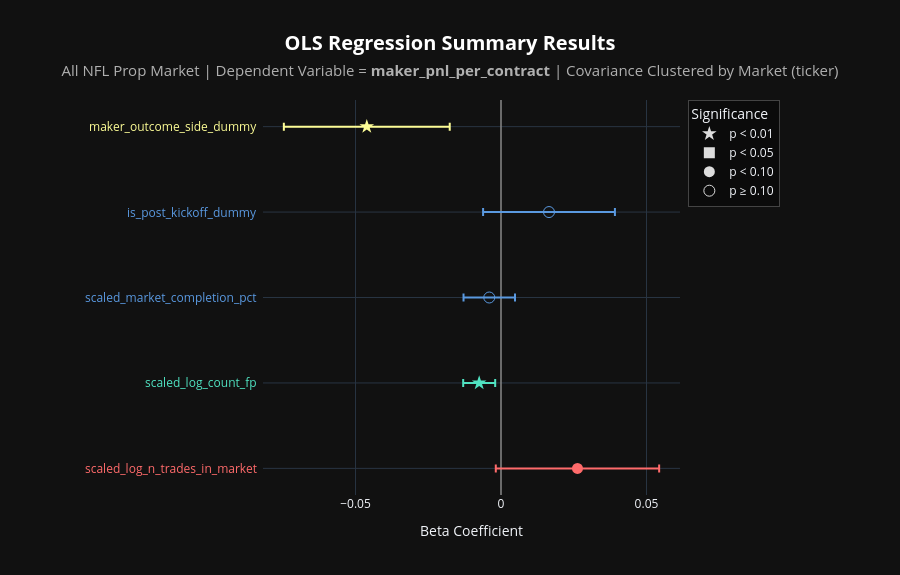

Write notebook code for a chart like this one.
### Code cell
# Regression Analysis: Maker PnL
# Note, hover for regression details

graph_regression(
    df           = kalshi_df,
    graph_title  = "All NFL",
    side         = 'maker',
    n_req_trades = 500,
    show_const   = False
)

### Figure 1 — Plotly figure (JSON) as saved in the notebook; plotly's stock layout.template omitted (floating-point values rounded to 4 significant figures)
{"data": [{"customdata": [[0.06649, 0.01432, 1.835, 0, 0.0002821, 93.17, 50.77, -0.001789, 0.05435]], "error_x": {"array": [0.02807], "color": "#FF6B6B", "type": "data", "visible": true}, "hovertemplate": "<b>Independent Variable:</b> %{y}<br><b>Beta:</b> %{x:.4f}<br><b>95% CI:</b> [%{customdata[7]:.4f}, %{customdata[8]:.4f}]<br><br><b>Clustered (by ticker):</b><br>p-value: %{customdata[0]:.4f}<br>Std Error: %{customdata[1]:.4f}<br>t-statistic: %{customdata[2]:.2f}<br><br><b>Naive (non-clustered):</b><br>p-value: %{customdata[3]:.4f}<br>Std Error: %{customdata[4]:.4f}<br>t-statistic: %{customdata[5]:.2f}<br><br><b>SE inflation (clustered / naive):</b> %{customdata[6]:.2f}x<extra></extra>", "marker": {"color": "#FF6B6B", "size": 11, "symbol": "circle"}, "mode": "markers", "showlegend": false, "type": "scatter", "x": [0.02628], "y": ["scaled_log_n_trades_in_market"]}, {"customdata": [[0.007541, 0.002805, -2.672, 2.79e-157, 0.0002804, -26.72, 10.0, -0.01299, -0.001997]], "error_x": {"array": [0.005497], "color": "#50E3C2", "type": "data", "visible": true}, "hovertemplate": "<b>Independent Variable:</b> %{y}<br><b>Beta:</b> %{x:.4f}<br><b>95% CI:</b> [%{customdata[7]:.4f}, %{customdata[8]:.4f}]<br><br><b>Clustered (by ticker):</b><br>p-value: %{customdata[0]:.4f}<br>Std Error: %{customdata[1]:.4f}<br>t-statistic: %{customdata[2]:.2f}<br><br><b>Naive (non-clustered):</b><br>p-value: %{customdata[3]:.4f}<br>Std Error: %{customdata[4]:.4f}<br>t-statistic: %{customdata[5]:.2f}<br><br><b>SE inflation (clustered / naive):</b> %{customdata[6]:.2f}x<extra></extra>", "marker": {"color": "#50E3C2", "size": 11, "symbol": "star"}, "mode": "markers", "showlegend": false, "type": "scatter", "x": [-0.007494], "y": ["scaled_log_count_fp"]}, {"customdata": [[0.3718, 0.004514, -0.8931, 1.462e-23, 0.000403, -10.0, 11.2, -0.01288, 0.004816]], "error_x": {"array": [0.008847], "color": "#5A99E0", "type": "data", "visible": true}, "hovertemplate": "<b>Independent Variable:</b> %{y}<br><b>Beta:</b> %{x:.4f}<br><b>95% CI:</b> [%{customdata[7]:.4f}, %{customdata[8]:.4f}]<br><br><b>Clustered (by ticker):</b><br>p-value: %{customdata[0]:.4f}<br>Std Error: %{customdata[1]:.4f}<br>t-statistic: %{customdata[2]:.2f}<br><br><b>Naive (non-clustered):</b><br>p-value: %{customdata[3]:.4f}<br>Std Error: %{customdata[4]:.4f}<br>t-statistic: %{customdata[5]:.2f}<br><br><b>SE inflation (clustered / naive):</b> %{customdata[6]:.2f}x<extra></extra>", "marker": {"color": "#5A99E0", "size": 11, "symbol": "circle-open"}, "mode": "markers", "showlegend": false, "type": "scatter", "x": [-0.004031], "y": ["scaled_market_completion_pct"]}, {"customdata": [[0.1534, 0.01156, 1.428, 3.95e-91, 0.0008148, 20.25, 14.18, -0.006154, 0.03915]], "error_x": {"array": [0.02265], "color": "#5A99E0", "type": "data", "visible": true}, "hovertemplate": "<b>Independent Variable:</b> %{y}<br><b>Beta:</b> %{x:.4f}<br><b>95% CI:</b> [%{customdata[7]:.4f}, %{customdata[8]:.4f}]<br><br><b>Clustered (by ticker):</b><br>p-value: %{customdata[0]:.4f}<br>Std Error: %{customdata[1]:.4f}<br>t-statistic: %{customdata[2]:.2f}<br><br><b>Naive (non-clustered):</b><br>p-value: %{customdata[3]:.4f}<br>Std Error: %{customdata[4]:.4f}<br>t-statistic: %{customdata[5]:.2f}<br><br><b>SE inflation (clustered / naive):</b> %{customdata[6]:.2f}x<extra></extra>", "marker": {"color": "#5A99E0", "size": 11, "symbol": "circle-open"}, "mode": "markers", "showlegend": false, "type": "scatter", "x": [0.0165], "y": ["is_post_kickoff_dummy"]}, {"customdata": [[0.001517, 0.01454, -3.171, 0, 0.0008625, -53.47, 16.86, -0.07462, -0.01762]], "error_x": {"array": [0.0285], "color": "#FDFD96", "type": "data", "visible": true}, "hovertemplate": "<b>Independent Variable:</b> %{y}<br><b>Beta:</b> %{x:.4f}<br><b>95% CI:</b> [%{customdata[7]:.4f}, %{customdata[8]:.4f}]<br><br><b>Clustered (by ticker):</b><br>p-value: %{customdata[0]:.4f}<br>Std Error: %{customdata[1]:.4f}<br>t-statistic: %{customdata[2]:.2f}<br><br><b>Naive (non-clustered):</b><br>p-value: %{customdata[3]:.4f}<br>Std Error: %{customdata[4]:.4f}<br>t-statistic: %{customdata[5]:.2f}<br><br><b>SE inflation (clustered / naive):</b> %{customdata[6]:.2f}x<extra></extra>", "marker": {"color": "#FDFD96", "size": 11, "symbol": "star"}, "mode": "markers", "showlegend": false, "type": "scatter", "x": [-0.04612], "y": ["maker_outcome_side_dummy"]}, {"hoverinfo": "skip", "marker": {"color": "#dddddd", "size": 11, "symbol": "star"}, "mode": "markers", "name": "p < 0.01", "showlegend": true, "type": "scatter", "x": [null], "y": [null]}, {"hoverinfo": "skip", "marker": {"color": "#dddddd", "size": 11, "symbol": "square"}, "mode": "markers", "name": "p < 0.05", "showlegend": true, "type": "scatter", "x": [null], "y": [null]}, {"hoverinfo": "skip", "marker": {"color": "#dddddd", "size": 11, "symbol": "circle"}, "mode": "markers", "name": "p < 0.10", "showlegend": true, "type": "scatter", "x": [null], "y": [null]}, {"hoverinfo": "skip", "marker": {"color": "#dddddd", "size": 11, "symbol": "circle-open"}, "mode": "markers", "name": "p ≥ 0.10", "showlegend": true, "type": "scatter", "x": [null], "y": [null]}], "layout": {"annotations": [{"font": {"color": "#FF6B6B", "size": 12}, "showarrow": false, "text": "scaled_log_n_trades_in_market", "x": -0.01, "xanchor": "right", "xref": "paper", "y": "scaled_log_n_trades_in_market", "yanchor": "middle", "yref": "y"}, {"font": {"color": "#50E3C2", "size": 12}, "showarrow": false, "text": "scaled_log_count_fp", "x": -0.01, "xanchor": "right", "xref": "paper", "y": "scaled_log_count_fp", "yanchor": "middle", "yref": "y"}, {"font": {"color": "#5A99E0", "size": 12}, "showarrow": false, "text": "scaled_market_completion_pct", "x": -0.01, "xanchor": "right", "xref": "paper", "y": "scaled_market_completion_pct", "yanchor": "middle", "yref": "y"}, {"font": {"color": "#5A99E0", "size": 12}, "showarrow": false, "text": "is_post_kickoff_dummy", "x": -0.01, "xanchor": "right", "xref": "paper", "y": "is_post_kickoff_dummy", "yanchor": "middle", "yref": "y"}, {"font": {"color": "#FDFD96", "size": 12}, "showarrow": false, "text": "maker_outcome_side_dummy", "x": -0.01, "xanchor": "right", "xref": "paper", "y": "maker_outcome_side_dummy", "yanchor": "middle", "yref": "y"}], "height": 575, "legend": {"bgcolor": "rgba(0,0,0,0.35)", "bordercolor": "#444444", "borderwidth": 1, "title": {"text": "Significance"}, "x": 1.02, "xanchor": "left", "y": 1, "yanchor": "top"}, "margin": {"l": 263, "r": 220}, "paper_bgcolor": "#111111", "plot_bgcolor": "#111111", "title": {"font": {"color": "#ffffff", "size": 20}, "text": "<b>OLS Regression Summary Results</b><br><span style='font-size: 15px; color: #b0b0b0;'>All NFL Prop Market | Dependent Variable = <b>maker_pnl_per_contract</b> | Covariance Clustered by Market (ticker)</span>", "x": 0.5, "xanchor": "center"}, "xaxis": {"title": {"text": "Beta Coefficient"}, "zeroline": true, "zerolinecolor": "#888888", "zerolinewidth": 1.5}, "yaxis": {"showticklabels": false, "title": {}}}}
